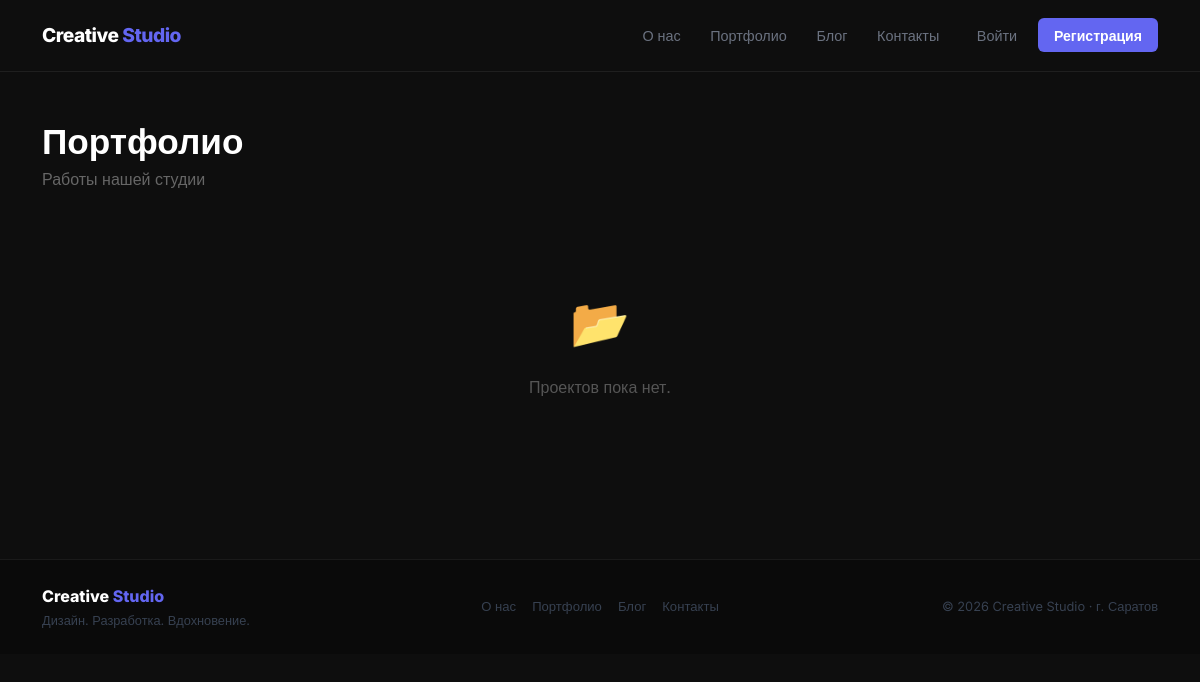
/portfolio/, run on an earlier commit of the app's database.
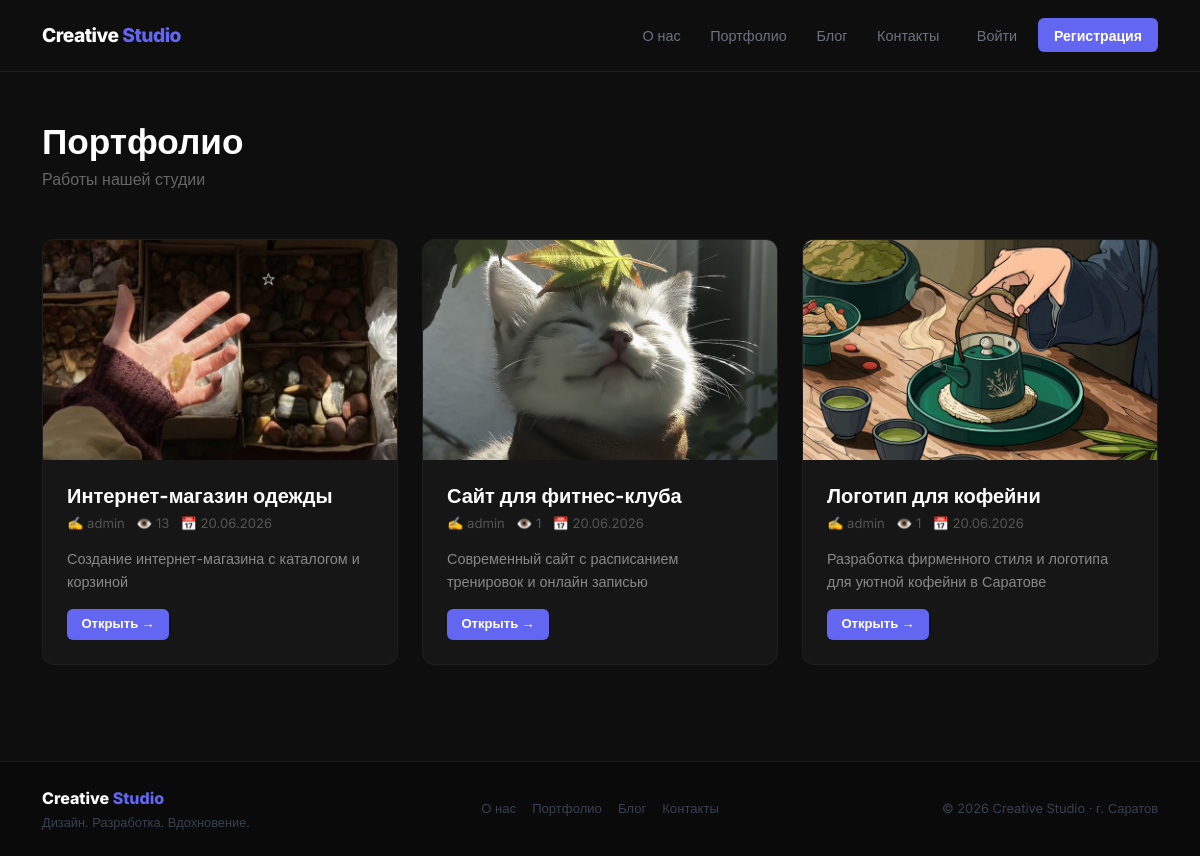
And on a later commit of the database.
### main/models.py (models this page shows, shortened)
class PortfolioProject(models.Model):
    STATUS_CHOICES = [
        ('pending', 'На проверке'),
        ('approved', 'Одобрено'),
        ('rejected', 'Отклонено'),
    ]
    title = models.CharField(max_length=200, verbose_name='Название')
    image = models.ImageField(
        upload_to='portfolio/',
        blank=True,
        null=True,
        verbose_name='Изображение'
    )
    short_description = models.CharField(
        max_length=300,
        verbose_name='Краткое описание'
    )
    full_description = models.TextField(
        blank=True,
        verbose_name='Полное описание'
    )
    created_at = models.DateTimeField(auto_now_add=True)
    author = models.ForeignKey(
        User,
        on_delete=models.CASCADE,
        verbose_name='Автор'
    )
    views = models.PositiveIntegerField(default=0, verbose_name='Просмотры')
    status = models.CharField(
        max_length=20,
        choices=STATUS_CHOICES,
        default='pending',
        verbose_name='Статус'
    )
    class Meta:
        verbose_name = 'Проект'
        verbose_name_plural = 'Проекты'
        ordering = ['-created_at']

### main/views.py (the view)
# urls.py: path('portfolio/', views.portfolio, name='portfolio'),
def portfolio(request):
    projects = PortfolioProject.objects.filter(status='approved')
    return render(request, 'portfolio.html', {'projects': projects})

### templates/portfolio.html (shortened to what this page needs)
{% extends 'base.html' %}
{% block content %}
<div class="container py-5">
    <div class="d-flex justify-content-between align-items-center mb-5 flex-wrap gap-3">
        <div>
            <h1 style="font-size: 2.2rem; font-weight: 800; color: #fff; margin: 0;">
                Портфолио
            </h1>
            <p style="color: #666; margin: 0.3rem 0 0;">Работы нашей студии</p>
        </div>
    </div>
    {% if projects %}
    <div class="row g-4">
        {% for project in projects %}
        <div class="col-md-4">
            <div class="card h-100">
                {% if project.image %}
                <img src="{{ project.image.url }}" class="w-100"
                     style="height: 220px; object-fit: cover;">
                {% else %}
                <div style="height: 220px; background: #1a1a1a;
                            display: flex; align-items: center;
                            justify-content: center; font-size: 3rem;">🖼️</div>
                {% endif %}
                <div class="card-body p-4">
                    <h5 style="font-weight: 700; color: #fff; margin-bottom: 0.4rem;">
                        {{ project.title }}
                    </h5>
                    <div style="color: #555; font-size: 0.82rem; margin-bottom: 0.8rem;">
                        ✍️ {{ project.author.username }} &nbsp;
                        👁️ {{ project.views }} &nbsp;
                        📅 {{ project.created_at|date:"d.m.Y" }}
                    </div>
                    <p style="color: #888; font-size: 0.9rem;
                              line-height: 1.6; margin-bottom: 1rem;">
                        {{ project.short_description|truncatechars:100 }}
                    </p>
                    <a href="{% url 'project_detail' project.pk %}"
                       class="btn btn-primary btn-sm">Открыть →</a>
                </div>
            </div>
        </div>
        {% endfor %}
    </div>
    {% else %}
    <div class="text-center py-5">
        <div style="font-size: 3rem; margin-bottom: 1rem;">📂</div>
        <p style="color: #555; font-size: 1rem;">Проектов пока нет.</p>
    </div>
    {% endif %}
</div>
{% endblock %}

### templates/base.html (shortened to what this page needs)
<!DOCTYPE html>
<html lang="ru">
<head>
    <link href="https://cdn.jsdelivr.net/npm/bootstrap@5.3.0/dist/css/bootstrap.min.css" rel="stylesheet">
</head>
<body>
<nav class="navbar navbar-expand-lg">
    <div class="container">
        <a class="navbar-brand" href="/">Creative <span>Studio</span></a>
        <div class="collapse navbar-collapse" id="navMenu">
            <ul class="navbar-nav ms-auto align-items-center gap-1">
                <li class="nav-item">
                    <a class="nav-link" href="{% url 'about' %}">О нас</a>
                </li>
                <li class="nav-item">
                    <a class="nav-link" href="{% url 'portfolio' %}">Портфолио</a>
                </li>
                <li class="nav-item">
                    <a class="nav-link" href="{% url 'article_list' %}">Блог</a>
                </li>
                <li class="nav-item">
                    <a class="nav-link" href="{% url 'contacts' %}">Контакты</a>
                </li>
                {% if user.is_authenticated %}
                <li class="nav-item ms-2">
                    <a class="nav-link" href="{% url 'profile' %}"
                       style="color: #818cf8 !important;">
                        {{ user.username }}
                    </a>
                </li>
                <li class="nav-item">
                    <a class="nav-link" href="{% url 'logout' %}"
                       style="color: #f87171 !important;">Выйти</a>
                </li>
                {% else %}
                <li class="nav-item ms-2">
                    <a class="nav-link" href="{% url 'login' %}">Войти</a>
                </li>
                <li class="nav-item ms-1">
                    <a class="nav-link nav-btn" href="{% url 'signup' %}">Регистрация</a>
                </li>
                {% endif %}
            </ul>
        </div>
    </div>
</nav>
<main>
    {% block content %}{% endblock %}
</main>
<footer class="py-4 mt-5">
    <div class="container">
        <div class="row align-items-center">
            <div class="col-md-4 mb-2 mb-md-0">
                <span style="font-weight: 800; color: #fff; font-size: 1rem;">
                    Creative <span style="color: #6366f1;">Studio</span>
                </span>
                <p style="color: #374151; font-size: 0.8rem; margin: 0.2rem 0 0;">
                    Дизайн. Разработка. Вдохновение.
                </p>
            </div>
            <div class="col-md-4 text-center mb-2 mb-md-0">
                <div class="d-flex justify-content-center gap-3">
                    <a href="{% url 'about' %}" style="color: #374151; font-size: 0.82rem; text-decoration: none;">О нас</a>
                    <a href="{% url 'portfolio' %}" style="color: #374151; font-size: 0.82rem; text-decoration: none;">Портфолио</a>
                    <a href="{% url 'article_list' %}" style="color: #374151; font-size: 0.82rem; text-decoration: none;">Блог</a>
                    <a href="{% url 'contacts' %}" style="color: #374151; font-size: 0.82rem; text-decoration: none;">Контакты</a>
                </div>
            </div>
            <div class="col-md-4 text-md-end">
                <p style="color: #374151; font-size: 0.8rem; margin: 0;">
                    © 2026 Creative Studio · г. Саратов
                </p>
            </div>
        </div>
    </div>
</footer>
</body>
</html>

### templates/base.html (style rules this page uses)
* { margin: 0; padding: 0; box-sizing: border-box; }
body { background: #0e0e0e; color: #e2e8f0; font-family: 'Inter', sans-serif; overflow-x: hidden; }
.navbar { background: #0e0e0e; border-bottom: 1px solid #1f1f1f; padding: 1rem 0; position: sticky; top: 0; z-index: 999; }
.navbar-brand { font-size: 1.2rem; font-weight: 800; color: #fff !important; letter-spacing: -0.5px; }
.navbar-brand span { color: #6366f1; }
.nav-link { color: #6b7280 !important; font-weight: 500; font-size: 0.9rem; padding: 0.4rem 0.8rem !important; border-radius: 6px; transition: all 0.2s; }
.nav-btn { background: #6366f1 !important; color: #fff !important; border-radius: 6px !important; padding: 0.4rem 1rem !important; font-weight: 600 !important; font-size: 0.88rem !important; transition: background 0.2s !important; }
.btn-primary { background: #6366f1; border: none; border-radius: 6px; padding: 0.55rem 1.4rem; font-weight: 600; font-size: 0.9rem; color: #fff; transition: background 0.2s; }
.btn-sm { padding: 0.35rem 0.9rem !important; font-size: 0.82rem !important; }
.card { background: #161616; border: 1px solid #1f1f1f; border-radius: 12px; color: #e2e8f0; transition: border-color 0.2s, transform 0.2s; overflow: hidden; }
footer { background: #0a0a0a; border-top: 1px solid #1a1a1a; }

What changed in the data, as far as the page shows it:
now on this page (row edited): PortfolioProject: image (picture), title "Интернет-магазин одежды", author.username "admin", views "13", created_at "20.06.2026", short_description "Создание интернет-магазина с каталогом и корзиной"
now on this page (row edited): PortfolioProject: image (picture), title "Сайт для фитнес-клуба", author.username "admin", views "1", created_at "20.06.2026", short_description "Современный сайт с расписанием тренировок и онлайн записью"
now on this page (row edited): PortfolioProject: image (picture), title "Логотип для кофейни", author.username "admin", views "1", created_at "20.06.2026", short_description "Разработка фирменного стиля и логотипа для уютной кофейни в Саратове"
Also different on the page:
text no longer shown: "📂 Проектов пока нет."
